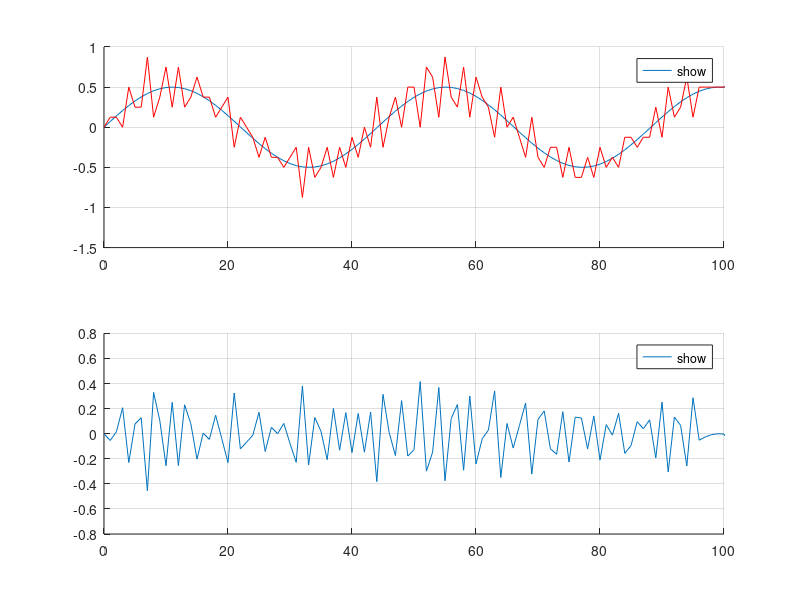
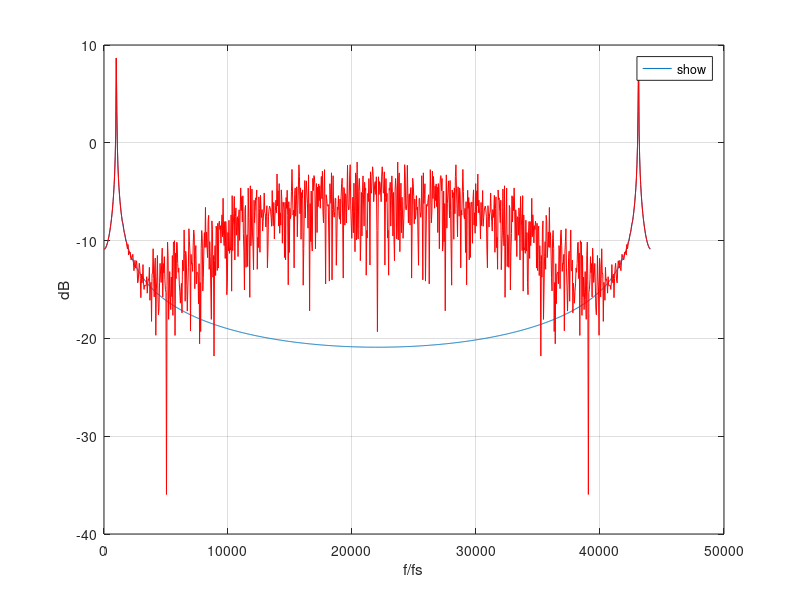
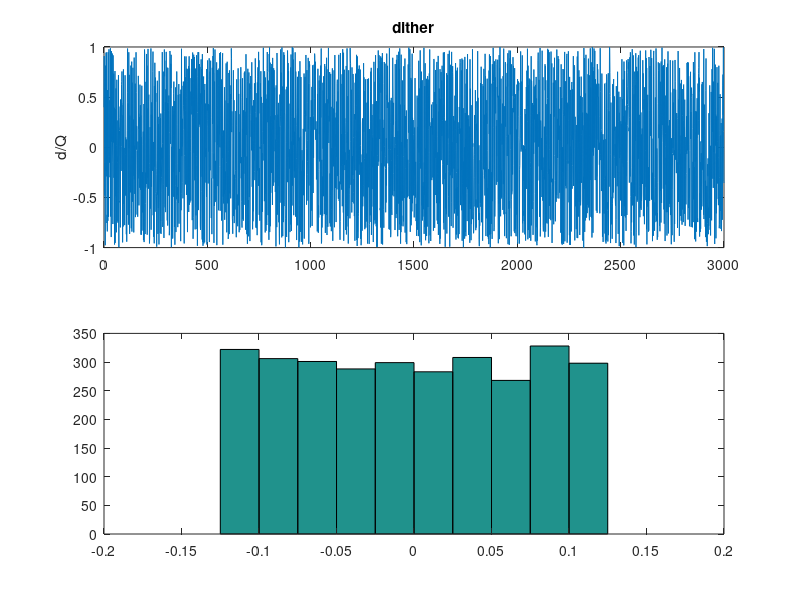

These charts were generated, in order, by the following MATLAB code:
close all;
clear all;

w = 4;
fs = 44100;

f = 1000;
A = 0.5;
N = 3001;

Q = 2/2^w;

% 0: kein Noise shaping, kein dither
% 1: mit Noise shaping, kein dither
% 2: kein Noise shaping, mit dither
% 3: mit Noise shaping, mit dither
iModus = 3;

%% Eingangssignal

n = 0:N-1;
x = A * sin(2*pi*n*f/fs);

%% Dither erzeugen

dither = Q * (2 * rand(1, N) -1);

figure(3)
grid on; hold on;
subplot(211)
plot(n,dither/Q, 'DisplayName', 'dither')
ylabel('d/Q')
title('dither')
subplot(212)
hist(dither)

%% Quantisierung auf W bit

if (iModus == 0) || (iModus == 2)
    % kein noise shaping
    h = [ 0 ];
elseif (iModus == 1) || (iModus == 3)
    % erster ordnung
    h = [ 1 ];
    % zweite ordnung
    h = [+2 -1 0];
end

TapDelayLine = zeros(1, length(h));

for ic=1:N
    % Filterung des Quantiesierungsfehlers
    eFiltered = sum(h .* TapDelayLine);
    % Quantisierung
    xmod = x(ic) - eFiltered;
    if (iModus == 2) || (iModus == 3)
        xqr(ic) = Q * floor( (xmod + dither(ic))/Q + 0.5 );
    elseif (iModus == 0) || (iModus == 1)
        xqr(ic) = Q * floor( xmod/Q + 0.5 );
    end
    
    % Fehler der Quantisierung
    e = xqr(ic) - xmod;
    TapDelayLine = [ e TapDelayLine(1:end-1) ];
end

er = x - xqr;

%% Darstellen


figure(1)
subplot(211)
grid on; hold on;
plot(n,x,'DisplayName','in');
plot(n,xqr,'r','DisplayName','quantisiert');
xlim([0 100])
%ylim([-w*Q*2 w*Q*2])
legend('show', 'location', 'best')
subplot(212)
grid on; hold on;
plot(n, er ,'DisplayName','Quantisierungsfehler');
xlim([0 100])
%ylim([-w*Q*2 w*Q*2])
legend('show', 'location', 'best')


%% Spektrum darstellen

Nfft = 1024;

Xdb = 10 * log10( 1/sqrt(Nfft)* abs( fft(x, Nfft) ) );
Xqrdb = 10 * log10( 1/sqrt(Nfft)* abs( fft(xqr, Nfft) ) );

fFFT = (0:Nfft-1)/Nfft * fs;

figure(2)
plot(fFFT, Xdb, 'DisplayName', 'in')
grid on; hold on;
plot(fFFT, Xqrdb,'r','DisplayName','quantisiert');
ylabel('dB')
xlabel('f/fs')
legend('show', 'location', 'best')

%% SNR

SNRdB = 10 * log10( var(x)/var(er));

SNRtheoretisch = 6.02 * w + 1.76;

disp(sprintf('SNR = %g dB (%g dB theoretisch)', SNRdB, SNRtheoretisch))